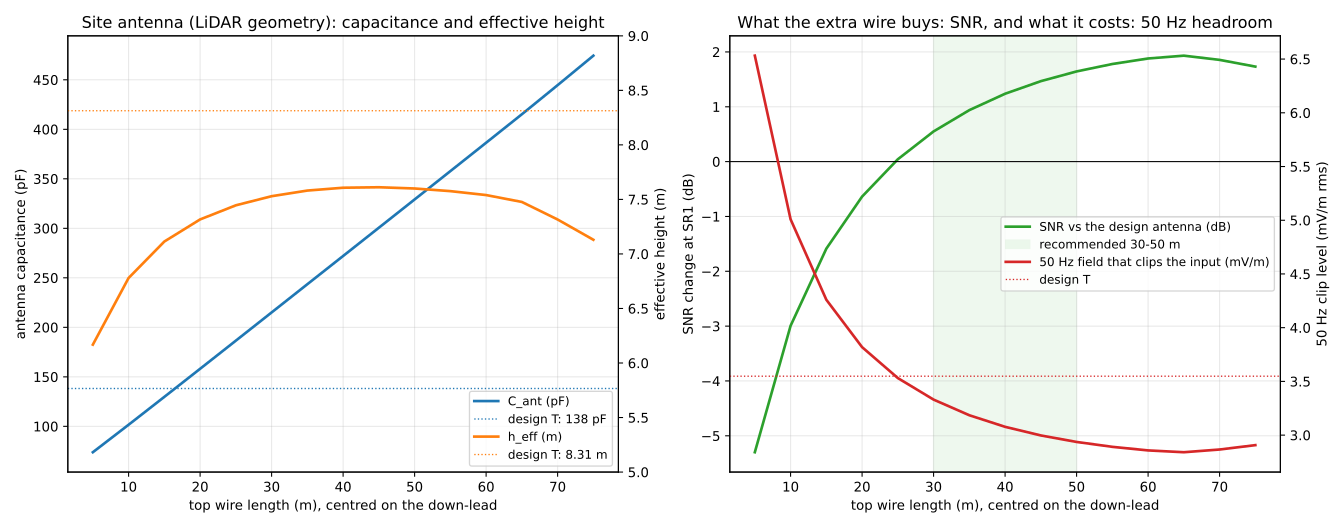

This chart was generated by the following Python code:
#!/usr/bin/env python3
# SPDX-License-Identifier: CERN-OHL-W-2.0
"""ELARA -- the antenna at the planned site: capacitance, effective height, noise, 50 Hz.

Geometry from the national LiDAR, stored only relative to the box foot (no
coordinates): the gable window (5.5 m up) to a tree at the forest edge, 95.7 m, the
box 53.6 m from the window under the line, the ground falling 13.7 m along it. The
anchor is ~10 m up a 14 m edge tree; 10 m insulating ropes at both ends.

Method: thin-wire electrostatic method of moments over the local ground (images),
exact self term; at ELF the antenna is a pure capacitance at one potential, so
    C_ant = Q / V,   h_eff = sum(q z) / sum(q)   (charge-weighted height),
and the open-circuit voltage is E_z * h_eff. Checked against a 10 m monopole
(textbook 2 pi e0 h / (ln(h/a) - 1)) and the design T (10 m + 15 m: 138 pF, the
140 pF the front end was designed for).

Receiver side (simulations/spice): the input sees C_ant against C_in = 100 pF (the
plate capacitors), divider k = C_ant / (C_ant + C_in); the noise at the input is
26.7 nV/rtHz at SR1 for the design antenna and is held fixed here (conservative: a
larger C_ant also shunts more of the bias-resistor current noise); the input clips at
29.5 mV rms of 50 Hz at the design antenna, i.e. 29.5 mV * k_design at the input.
Field-referred: noise N_in / (k h_eff), 50 Hz clip level V_clip,in / (k h_eff).

    .venv/bin/python simulations/antenna/site_antenna.py
"""

import json
import os as _os

_os.environ.setdefault("SOURCE_DATE_EPOCH", "0")   # fixed SVG date: no churn on re-runs
import matplotlib  # noqa: E402
matplotlib.use("Agg")
matplotlib.rc_file(_os.path.join(_os.path.dirname(_os.path.abspath(__file__)), "..", "..", "matplotlibrc"))
import matplotlib.pyplot as plt  # noqa: E402
import numpy as np  # noqa: E402

HERE = _os.path.dirname(_os.path.abspath(__file__))
EPS0 = 8.854e-12
WIRE_A = 1.0e-3            # insulated antenna wire, 2 mm conductor
# site, relative to the box foot (m): distance along the line from the window, height
L_SPAN, S_BOX = 95.7, 53.6
GROUND = np.array([(0.0, 7.92), (10.8, 6.54), (16.2, 5.35), (32.6, 3.17), (53.6, 0.0), (71.0, -2.71), (95.7, -5.79)])
Z_WINDOW = 7.92 + 5.56     # window 5.6 m above its ground (measured 5.5 m)
Z_ANCHOR = -5.79 + 10.0    # ~10 m up the 14 m anchor tree
ROPE, SAG_FULL, BOX_TOP = 10.0, 1.0, 1.4
C_IN, N_IN, CLIP_DESIGN = 100e-12, 26.7e-9, 29.5e-3


def solve(segs, n_per_m=1.5):
    """C (F) and h_eff (m) of wire segments [(p0, p1), ...] above ground z = 0."""
    a0, a1 = [], []
    for p0, p1 in segs:
        p0, p1 = np.asarray(p0, float), np.asarray(p1, float)
        n = max(2, int(np.linalg.norm(p1 - p0) * n_per_m))
        t = np.linspace(0, 1, n + 1)
        a0 += [p0 + (p1 - p0) * t[i] for i in range(n)]
        a1 += [p0 + (p1 - p0) * t[i + 1] for i in range(n)]
    P0, P1 = np.array(a0), np.array(a1)
    M, Ls = 0.5 * (P0 + P1), np.linalg.norm(P1 - P0, axis=1)
    g, w = np.polynomial.legendre.leggauss(8)
    g, w = 0.5 * (g + 1), 0.5 * w

    def pot(A, B):
        out = np.zeros((len(M), len(A)))
        for gi, wi in zip(g, w):
            S = A + (B - A) * gi
            r = np.linalg.norm(M[:, None, :] - S[None, :, :], axis=2)
            out += wi * Ls[None, :] / np.sqrt(r ** 2 + WIRE_A ** 2)
        return out / (4 * np.pi * EPS0)
    D = pot(P0, P1)
    np.fill_diagonal(D, 2 * np.arcsinh(Ls / (2 * WIRE_A)) / (4 * np.pi * EPS0))     # exact self term
    flip = np.array([1.0, 1.0, -1.0])
    Q = np.linalg.solve(D - pot(P0 * flip, P1 * flip), np.ones(len(M))) * Ls
    return float(Q.sum()), float((Q * M[:, 2]).sum() / Q.sum())


def ground(s):
    return float(np.interp(s, GROUND[:, 0], GROUND[:, 1]))


def site_antenna(top):
    """Top wire of length `top` centred on the down-lead (shifted towards the house where
    the forest-end rope runs out); heights above the local ground."""
    a, b = S_BOX - top / 2, S_BOX + top / 2
    if b > L_SPAN - ROPE:
        a, b = a - (b - (L_SPAN - ROPE)), L_SPAN - ROPE
    a = max(a, ROPE)
    sag = SAG_FULL * ((b - a) / (L_SPAN - 2 * ROPE)) ** 2

    def zw(s):
        t = (s - a) / (b - a)
        return Z_WINDOW + (Z_ANCHOR - Z_WINDOW) * s / L_SPAN - 4 * sag * t * (1 - t)
    s = np.linspace(a, b, max(3, int(b - a) + 1))
    pts = [(si, 0.0, zw(si) - ground(si)) for si in s]
    h_box = zw(S_BOX) - ground(S_BOX)
    C, h = solve([(pts[i], pts[i + 1]) for i in range(len(pts) - 1)] + [((S_BOX, 0, BOX_TOP), (S_BOX, 0, h_box))])
    return dict(top_m=b - a, wire_from_m=a, wire_to_m=b, height_at_box_m=h_box, C_pF=C * 1e12, h_eff_m=h)


def receiver(C, h, k_design, h_design):
    k = C / (C + C_IN)
    return dict(divider=k, noise_nV_m_rtHz=N_IN / (k * h) * 1e9,
                snr_vs_design_dB=20 * np.log10(k * h / (k_design * h_design)),
                clip_50Hz_mV_m=CLIP_DESIGN * k_design / (k * h) * 1e3)


def rnd(o):
    if isinstance(o, dict):
        return {k: rnd(v) for k, v in o.items()}
    if isinstance(o, list):
        return [rnd(v) for v in o]
    return float(f"{o:.4g}") if isinstance(o, float) else o


def main():
    mono = solve([((0, 0, 0.01), (0, 0, 10))])[0]
    textbook = 2 * np.pi * EPS0 * 10 / (np.log(10 / WIRE_A) - 1)
    Cd, hd = solve([((0, 0, BOX_TOP), (0, 0, 10)), ((-7.5, 0, 10), (7.5, 0, 10))])
    kd = Cd / (Cd + C_IN)
    res = {"check": {"monopole_10m_pF": mono * 1e12, "textbook_pF": textbook * 1e12},
           "design_T_10m_15m": dict(C_pF=Cd * 1e12, h_eff_m=hd, **receiver(Cd, hd, kd, hd))}
    sweep = []
    for top in np.arange(5.0, L_SPAN - 2 * ROPE + 0.1, 5.0):
        r = site_antenna(float(top))
        r.update(receiver(r["C_pF"] * 1e-12, r["h_eff_m"], kd, hd))
        sweep.append(r)
    full = site_antenna(L_SPAN - 2 * ROPE)
    full.update(receiver(full["C_pF"] * 1e-12, full["h_eff_m"], kd, hd))
    res["site_sweep"] = sweep
    res["site_full_span"] = full
    best = max(sweep, key=lambda r: r["snr_vs_design_dB"])
    res["notes"] = {"best_snr_top_m": best["top_m"],
                    "recommended": "30-50 m top wire centred on the down-lead: +0.6..+1.6 dB over the design "
                                   "antenna; the full span adds only ~0.1 dB more but the most 50 Hz pickup"}
    with open(_os.path.join(HERE, "site_antenna.json"), "w") as f:
        json.dump(rnd(res), f, indent=1)

    t = np.array([r["top_m"] for r in sweep])
    fig, (ax1, ax2) = plt.subplots(1, 2, figsize=(14, 5.5))
    ax1.plot(t, [r["C_pF"] for r in sweep], color="C0", lw=2, label="C_ant (pF)")
    ax1.axhline(Cd * 1e12, color="C0", ls=":", lw=1, label=f"design T: {Cd*1e12:.0f} pF")
    ax1.set_xlabel("top wire length (m), centred on the down-lead")
    ax1.set_ylabel("antenna capacitance (pF)")
    ax1b = ax1.twinx()
    ax1b.plot(t, [r["h_eff_m"] for r in sweep], color="C1", lw=2, label="h_eff (m)")
    ax1b.axhline(hd, color="C1", ls=":", lw=1, label=f"design T: {hd:.2f} m")
    ax1b.set_ylabel("effective height (m)")
    ax1b.set_ylim(5, 9)
    h1, l1 = ax1.get_legend_handles_labels()
    h2, l2 = ax1b.get_legend_handles_labels()
    ax1.legend(h1 + h2, l1 + l2, loc="lower right", fontsize=9)
    ax1.set_title("Site antenna (LiDAR geometry): capacitance and effective height")
    ax1.grid(alpha=0.3)
    ax2.plot(t, [r["snr_vs_design_dB"] for r in sweep], color="C2", lw=2, label="SNR vs the design antenna (dB)")
    ax2.set_xlabel("top wire length (m), centred on the down-lead")
    ax2.set_ylabel("SNR change at SR1 (dB)")
    ax2.axhline(0, color="k", lw=0.8)
    ax2b = ax2.twinx()
    ax2b.plot(t, [r["clip_50Hz_mV_m"] for r in sweep], color="C3", lw=2, label="50 Hz field that clips the input (mV/m)")
    ax2b.axhline(CLIP_DESIGN * kd / (kd * hd) * 1e3, color="C3", ls=":", lw=1, label="design T")
    ax2b.set_ylabel("50 Hz clip level (mV/m rms)")
    ax2.axvspan(30, 50, color="C2", alpha=0.08, label="recommended 30-50 m")
    h1, l1 = ax2.get_legend_handles_labels()
    h2, l2 = ax2b.get_legend_handles_labels()
    ax2.legend(h1 + h2, l1 + l2, loc="center right", fontsize=9)
    ax2.set_title("What the extra wire buys: SNR, and what it costs: 50 Hz headroom")
    ax2.grid(alpha=0.3)
    fig.tight_layout()
    fig.savefig(_os.path.join(HERE, "site_antenna.svg"))
    print(f"check: 10 m monopole {mono*1e12:.1f} pF (textbook {textbook*1e12:.1f}); design T {Cd*1e12:.0f} pF, h_eff {hd:.2f} m")
    for r in sweep[::2] + [full]:
        print(f"top {r['top_m']:5.1f} m: C {r['C_pF']:5.0f} pF, h_eff {r['h_eff_m']:.2f} m, SNR {r['snr_vs_design_dB']:+.1f} dB, "
              f"50 Hz clip {r['clip_50Hz_mV_m']:.2f} mV/m")


if __name__ == "__main__":
    main()
